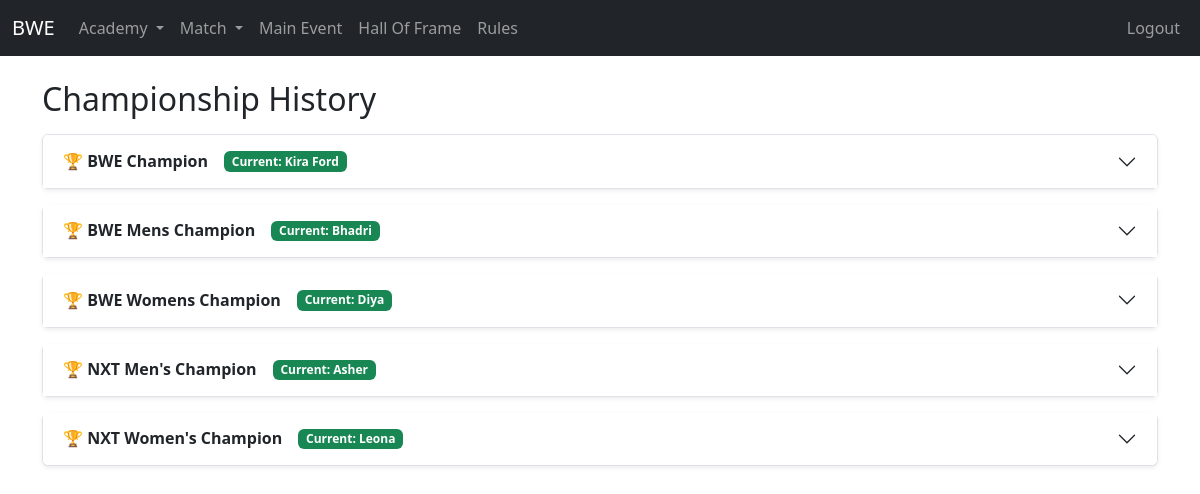
The page /academy/championship_history/ (signed in) on the database as committed earlier.
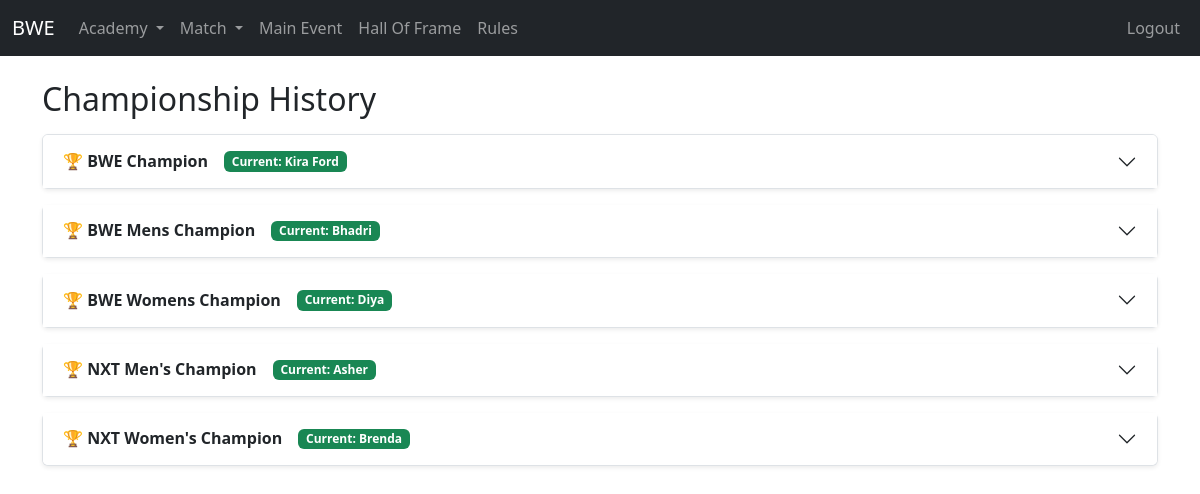
The same page on the database as committed later.
### academy/models.py (models this page shows, shortened)
class Championship(models.Model):
    name = models.CharField(max_length=200)
    player = models.OneToOneField(Player, on_delete=models.CASCADE, null=True, blank=True)
    image_url = models.CharField(max_length=120, null=True, blank=True)
    hike = models.FloatField()
    updated_on = models.DateTimeField(auto_now=True)
    class Meta:
        ordering = ["name"]

class Player(models.Model):
    GENDER_CHOICES = [
        ('Male', 'Male'),
        ('Female', 'Female'),
    ]
    name = models.CharField(max_length=200, unique=True)
    gender = models.CharField(max_length=10, choices=GENDER_CHOICES)
    band = models.ForeignKey(Band, on_delete=models.CASCADE, related_name='player_band')
    wins = models.PositiveIntegerField(default=0)
    matchesplayed = models.PositiveIntegerField(default=0)
    winningpercentage = models.FloatField(default=0)
    networth = models.FloatField(default=0)
    image_url = models.CharField(max_length=120, null=True, blank=True)
    is_active = models.BooleanField(default=True)
    objects = ActivePlayerManager()
    all_objects = models.Manager()
    spouse = models.OneToOneField(
        'self',
        on_delete=models.SET_NULL,
        null=True,
        blank=True,
        related_name="partner"
    )

### academy/views.py (the view)
# urls.py: path('championship_history/', views.championship_history_list, name='championship-history'),
@login_required
def championship_history_list(request):
    championships = Championship.objects.prefetch_related("history__player")
    context = {
        'championships': championships
    }
    return render(request, 'academy/championship/championship_history.html', context)

### academy/models.py (called while the page is built)
    def __str__(self):
        return self.name

    @property
    def duration(self):
        end_time = self.ended_on or now()
        return end_time - self.started_on

### templates/academy/championship/championship_history.html (shortened to what this page needs)
{% extends 'base.html' %}
{% block content %}
<h2 class="mb-3">Championship History</h2>
<div class="accordion" id="championshipAccordion">
    {% for championship in championships %}
        <div class="accordion-item mb-3 shadow-sm rounded">
            <h2 class="accordion-header" id="heading{{ championship.id }}">
                <button class="accordion-button collapsed fw-bold" type="button"
                        data-bs-toggle="collapse"
                        data-bs-target="#collapse{{ championship.id }}"
                        aria-expanded="false"
                        aria-controls="collapse{{ championship.id }}">
                    <span class="me-2">🏆 {{ championship.name }}</span>
                    {% if championship.player %}
                        <span class="badge bg-success ms-2">
                            Current: {{ championship.player.name }}
                        </span>
                    {% else %}
                        <span class="badge bg-secondary ms-2">
                            Vacant
                        </span>
                    {% endif %}
                </button>
            </h2>
        </div>
    {% endfor %}
</div>
{% endblock %}

Rows that differ between the two databases and show on the page:
changed Championship "NXT Women's Champion": player.name "Leona" → "Brenda"
